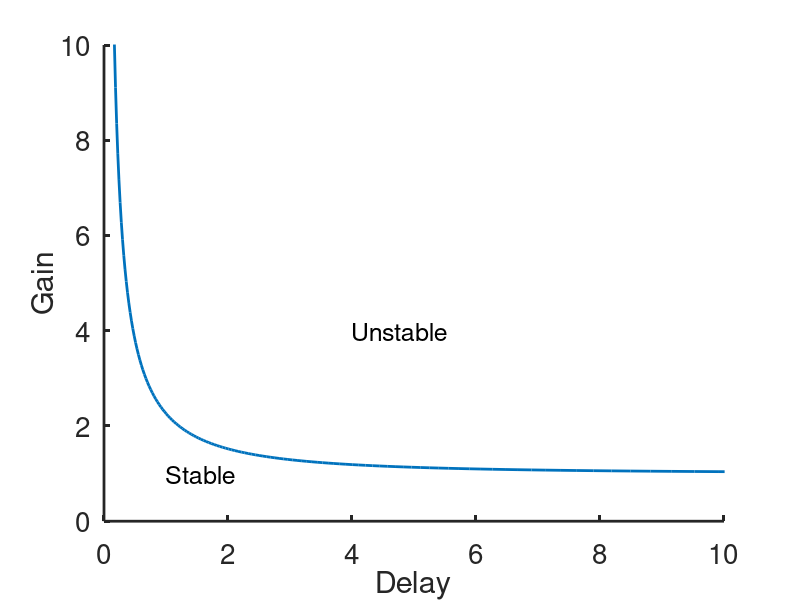

Write MATLAB code to recreate this figure.
% Code to plot the stability curve for  the Longtin-Milton model of the pupil
% light reflex.  

% The Matlab/Octave file used to generate the image in Fig. 26 of Chapter
% 19 
% Keener and Sneyd, Mathematical Physiology, 3rd Edition, Springer.

% Written by James Keener and James Sneyd

%%%%%%%%%%%%%%%%%%%%%%%%%%%%%%%%%%%%%%%%%%%%%%%%%%%%%%%%%%%%%%%

 clear all
    close all
    clc
    set(0,                           ...
   'defaultaxesfontsize', 20,   ...
   'defaultaxeslinewidth', 2.0, ...
   'defaultlinelinewidth', 2.0, ...
   'defaultpatchlinewidth', 0.7);
    

    eta = [pi/2+.01:.01:pi];

    G = -1./cos(eta);
    delay = -eta./tan(eta);

    figure(1)
    plot(delay,G)
    axis([0 10 0 10])
    xlabel('Delay')
    ylabel('Gain')
    box off
    text(1,1,'Stable','fontsize',18)
    text(4,4,'Unstable','fontsize',18)

    
    
